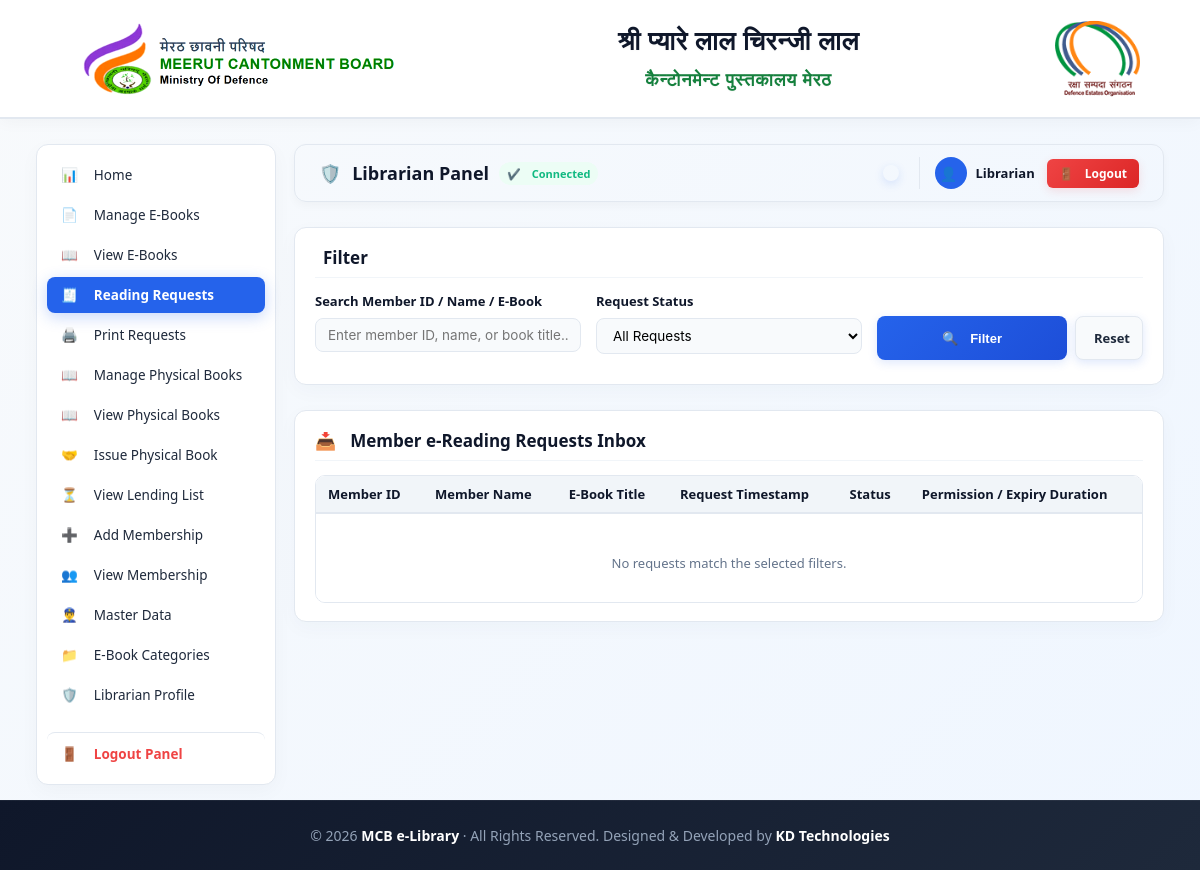
The page /index.php?p_page=2&action=admin&tab=requests (signed in) on the database as committed earlier.
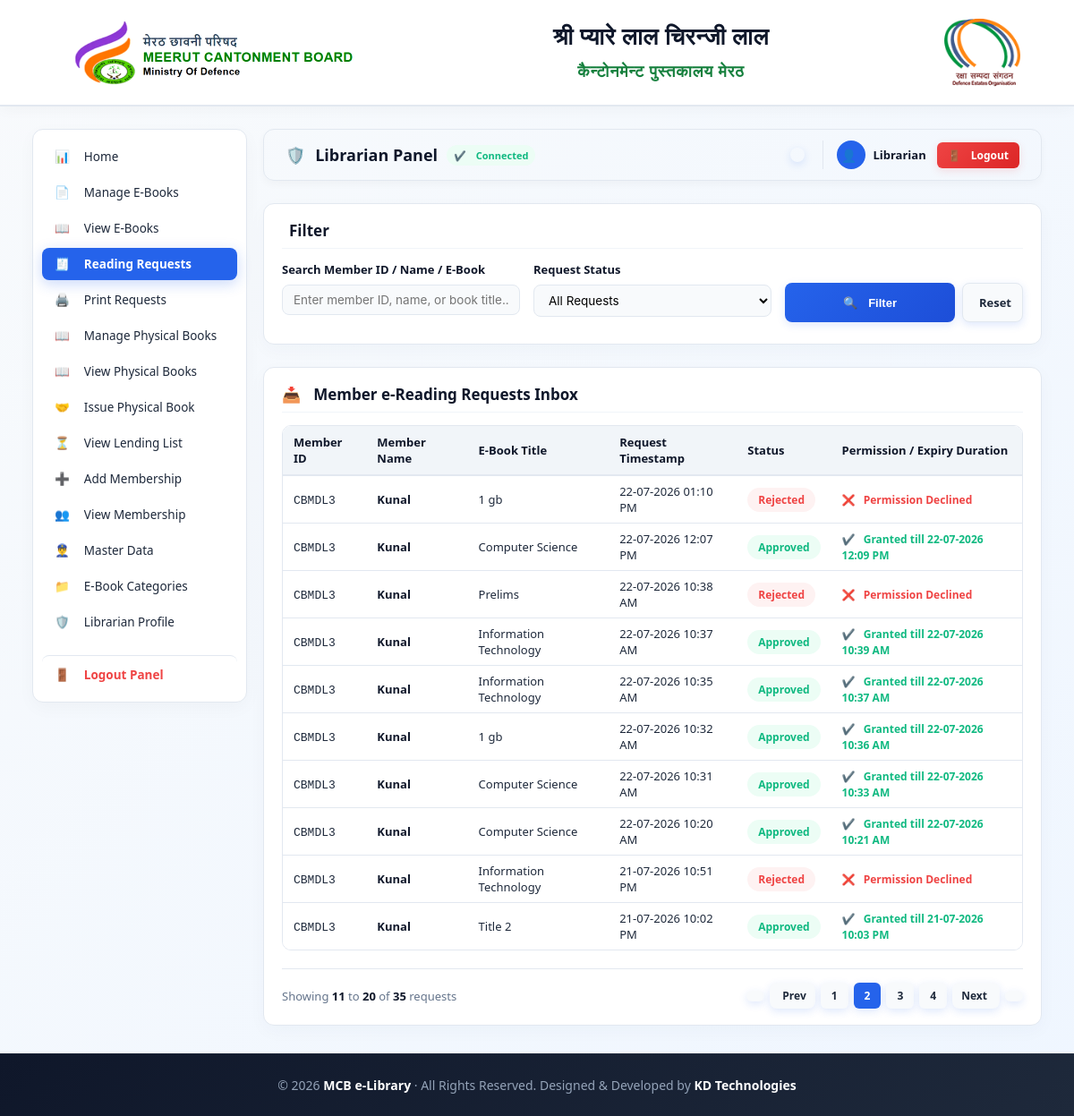
The same page on the database as committed later.
### tables this page shows
CREATE TABLE `reading_requests` (
  `id` int(11) NOT NULL,
  `member_id` int(11) NOT NULL,
  `ebook_id` int(11) NOT NULL,
  `status` enum('Pending','Approved','Rejected','Expired') DEFAULT 'Pending',
  `requested_at` datetime DEFAULT current_timestamp(),
  `approved_at` datetime DEFAULT NULL,
  `expires_at` datetime DEFAULT NULL
);

CREATE TABLE `members` (
  `id` int(11) NOT NULL,
  `membership_id` varchar(30) NOT NULL,
  `name` varchar(150) NOT NULL,
  `gender` enum('Male','Female','Other') DEFAULT 'Male',
  `guardian_name` varchar(150) NOT NULL,
  `mobile` varchar(20) NOT NULL,
  `password` varchar(255) NOT NULL,
  `email` varchar(150) DEFAULT NULL,
  `address` text NOT NULL,
  `aadhar_no` varchar(30) NOT NULL,
  `duration` enum('Yearly','Half Yearly','Quarterly','Monthly','Daily') NOT NULL,
  `shift` enum('Both','Morning','Evening') DEFAULT 'Both',
  `start_date` date NOT NULL,
  `end_date` date NOT NULL,
  `membership_fee` varchar(50) NOT NULL,
  `payment_id` varchar(150) NOT NULL,
  `created_at` timestamp NULL DEFAULT current_timestamp(),
  `is_active` tinyint(1) DEFAULT 1,
  `membership_plan_id` int(11) DEFAULT NULL,
  `approved` tinyint(1) DEFAULT 1
);

CREATE TABLE `ebooks` (
  `id` int(11) NOT NULL,
  `category_id` int(11) NOT NULL,
  `title` varchar(255) NOT NULL,
  `keywords` varchar(500) DEFAULT NULL,
  `pdf_file` varchar(255) NOT NULL,
  `created_at` timestamp NULL DEFAULT current_timestamp()
);

### config.php (called while the page is built, shortened)
<?php
$db = (new App\Core\Database())->connection();
$db->query("CREATE TABLE IF NOT EXISTS membership_plans (
    id INT AUTO_INCREMENT PRIMARY KEY,
    name VARCHAR(100) NOT NULL UNIQUE,
    duration VARCHAR(50) NOT NULL,
    amount DECIMAL(10, 2) NOT NULL
)");
$resPlanCountQuery = $db->query("SELECT COUNT(*) c FROM membership_plans");
function e($v){ return htmlspecialchars((string)$v, ENT_QUOTES, 'UTF-8'); }
?>

### app/views/admin/requests.php (the view, shortened to what the changed rows need)
<?php
$where_sql = '';
$p_limit = 10;
$p_page = max(1, (int)($_GET['p_page'] ?? 1));
$cnt_query_str = "SELECT COUNT(*) c FROM reading_requests r JOIN members m ON m.id = r.member_id JOIN ebooks e ON e.id = r.ebook_id $where_sql";
$total_items = (int)($db->query($cnt_query_str)->fetch_assoc()['c'] ?? 0);
$total_pages = ceil($total_items / $p_limit);
$p_offset = ($p_page - 1) * $p_limit;
$query_str = "SELECT r.*, m.name, m.membership_id, e.title FROM reading_requests r JOIN members m ON m.id = r.member_id JOIN ebooks e ON e.id = r.ebook_id $where_sql ORDER BY r.requested_at DESC LIMIT $p_limit OFFSET $p_offset";
?>
<div class="card">
    <div class="table-responsive">
        <table id="requestsTable">
            <thead>
                <tr>
                    <th>Member ID</th>
                    <th>Member Name</th>
                    <th>E-Book Title</th>
                    <th>Request Timestamp</th>
                    <th>Status</th>
                    <th>Permission / Expiry Duration</th>
                </tr>
            </thead>
            <tbody>
                <?php
                $x = $db->query($query_str);
                if ($x->num_rows === 0) {
                    echo '<tr><td colspan="6" style="text-align:center; padding: 30px; color:var(--text-muted);"><i class="fa-solid fa-circle-info" style="font-size:20px; margin-bottom:10px; display:block; color:var(--primary);"></i> No requests match the selected filters.</td></tr>';
                } else {
                    while($r = $x->fetch_assoc()) {
                        $statusText = $r['status'];
                        $badgeClass = 'badge-orange';
                        if ($r['status'] === 'Approved') $badgeClass = 'badge-green';
                        if ($r['status'] === 'Rejected') $badgeClass = 'badge-red';
                        echo '<tr>';
                        echo '<td><code>' . e($r['membership_id']) . '</code></td>';
                        echo '<td><strong style="color:var(--navy-dark);">' . e($r['name']) . '</strong></td>';
                        echo '<td>' . e($r['title']) . '</td>';
                        echo '<td>' . date('d-m-Y h:i A', strtotime($r['requested_at'])) . '</td>';
                        echo '<td><span class="badge ' . $badgeClass . '">' . $statusText . '</span></td>';
                        echo '<td>';
                        if ($r['status'] === 'Pending') {
                            echo '
                            <div style="display:inline-flex; gap:6px; align-items:center;">
                                 <form method="post" action="?action=approve" style="display:inline-flex; gap:6px; align-items:center; margin:0;">
                                     ' . csrf_input() . '
                                     <input type="hidden" name="request_id" value="' . $r['id'] . '">
                                     <input type="number" name="minutes" min="1" placeholder="Minutes" required style="width:90px; margin:0; padding:8px;">
                                     <button class="btn" style="padding:8px 12px; background:var(--accent-green);"><i class="fa-solid fa-check"></i> Grant Access</button>
                                 </form>
                                 <form method="post" action="?action=reject" style="display:inline-block; margin:0;">
                                     ' . csrf_input() . '
                                     <input type="hidden" name="request_id" value="' . $r['id'] . '">
                                     <button class="btn btn-danger" style="padding:8px 12px;"><i class="fa-solid fa-xmark"></i> Reject</button>
                                 </form>
                            </div>';
                        } elseif ($r['status'] === 'Approved') {
                            echo '<span style="font-size:12px; color:var(--accent-green); font-weight:600;"><i class="fa-solid fa-circle-check"></i> Granted till ' . date('d-m-Y h:i A', strtotime($r['expires_at'])) . '</span>';
                        } else {
                            echo '<span style="font-size:12px; color:var(--accent-red); font-weight:600;"><i class="fa-solid fa-circle-xmark"></i> Permission Declined</span>';
                        }
                        echo '</td>';
                        echo '</tr>';
                    }
                }
                ?>
            </tbody>
        </table>
    </div>
    <?php if ($total_pages > 1): ?>
        <?php
        $qs = $_GET;
        unset($qs['p_page']);
        $qs_str = http_build_query($qs);
        $qs_str = $qs_str ? '&' . $qs_str : '';
        ?>
        <div class="pagination-container" style="display:flex; justify-content:space-between; align-items:center; margin-top:20px; flex-wrap:wrap; gap:15px; border-top:1px solid var(--border-color); padding-top:15px;">
            <div style="font-size:13px; color:var(--text-muted);">
                Showing <strong><?= $p_offset + 1 ?></strong> to <strong><?= min($p_offset + $p_limit, $total_items) ?></strong> of <strong><?= $total_items ?></strong> requests
            </div>
            <div class="pagination" style="display:flex; align-items:center; gap:6px;">
                <?php if ($p_page > 1): ?>
                    <a href="?p_page=1<?= $qs_str ?>" class="btn" style="padding:6px 10px; background:var(--bg-slate); color:var(--text-color); font-size:12px; display:inline-flex; align-items:center;" title="First Page"><i class="fa-solid fa-angles-left"></i></a>
                    <a href="?p_page=<?= $p_page - 1 ?><?= $qs_str ?>" class="btn" style="padding:6px 10px; background:var(--bg-slate); color:var(--text-color); font-size:12px; display:inline-flex; align-items:center; gap:4px;" title="Previous Page"><i class="fa-solid fa-angle-left"></i> Prev</a>
                <?php endif; ?>
                <?php
                $start_p = max(1, $p_page - 2);
                $end_p = min($total_pages, $p_page + 2);
                for($i = $start_p; $i <= $end_p; $i++):
                ?>
                    <?php if ($i == $p_page): ?>
                        <span class="btn" style="padding:6px 12px; background:var(--primary); color:white; font-size:12px; font-weight:700; border-radius:6px;"><?= $i ?></span>
                    <?php else: ?>
                        <a href="?p_page=<?= $i ?><?= $qs_str ?>" class="btn" style="padding:6px 12px; background:var(--bg-slate); color:var(--text-color); font-size:12px; border-radius:6px;"><?= $i ?></a>
                    <?php endif; ?>
                <?php endfor; ?>
                <?php if ($p_page < $total_pages): ?>
                    <a href="?p_page=<?= $p_page + 1 ?><?= $qs_str ?>" class="btn" style="padding:6px 10px; background:var(--bg-slate); color:var(--text-color); font-size:12px; display:inline-flex; align-items:center; gap:4px;" title="Next Page">Next <i class="fa-solid fa-angle-right"></i></a>
                    <a href="?p_page=<?= $total_pages ?><?= $qs_str ?>" class="btn" style="padding:6px 10px; background:var(--bg-slate); color:var(--text-color); font-size:12px; display:inline-flex; align-items:center;" title="Last Page"><i class="fa-solid fa-angles-right"></i></a>
                <?php endif; ?>
            </div>
        </div>
    <?php endif; ?>
</div>

Rows that differ between the two databases and show on the page:
added reading_requests: member.membership_id "CBMDL3", member.name "Kunal", ebook.title "1 gb", requested_at "22-07-2026 01:10 PM", status "Rejected", shows "Permission Declined"
added reading_requests: member.membership_id "CBMDL3", member.name "Kunal", ebook.title "Computer Science", requested_at "22-07-2026 12:07 PM", status "Approved", expires_at "22-07-2026 12:09 PM"
added reading_requests: member.membership_id "CBMDL3", member.name "Kunal", ebook.title "Prelims", requested_at "22-07-2026 10:38 AM", status "Rejected", shows "Permission Declined"
added reading_requests: member.membership_id "CBMDL3", member.name "Kunal", ebook.title "Information Technology", requested_at "22-07-2026 10:37 AM", status "Approved", expires_at "22-07-2026 10:39 AM"
added reading_requests: member.membership_id "CBMDL3", member.name "Kunal", ebook.title "Information Technology", requested_at "22-07-2026 10:35 AM", status "Approved", expires_at "22-07-2026 10:37 AM"
added reading_requests: member.membership_id "CBMDL3", member.name "Kunal", ebook.title "1 gb", requested_at "22-07-2026 10:32 AM", status "Approved", expires_at "22-07-2026 10:36 AM"
added reading_requests: member.membership_id "CBMDL3", member.name "Kunal", ebook.title "Computer Science", requested_at "22-07-2026 10:31 AM", status "Approved", expires_at "22-07-2026 10:33 AM"
added reading_requests: member.membership_id "CBMDL3", member.name "Kunal", ebook.title "Computer Science", requested_at "22-07-2026 10:20 AM", status "Approved", expires_at "22-07-2026 10:21 AM"
added reading_requests: member.membership_id "CBMDL3", member.name "Kunal", ebook.title "Information Technology", requested_at "21-07-2026 10:51 PM", status "Rejected", shows "Permission Declined"
added reading_requests: member.membership_id "CBMDL3", member.name "Kunal", ebook.title "Title 2", requested_at "21-07-2026 10:02 PM", status "Approved", expires_at "21-07-2026 10:03 PM"
Other text that changed with them:
$p_offset + 1: (not shown) → "11"
min($p_offset + $p_limit, $total_items): (not shown) → "20"
$total_items: (not shown) → "35"
text no longer shown: "No requests match the selected filters."
text now shown: "Showing to of requests Prev Next"
new list line: "1"
new list line: "2"
new list line: "3"
new list line: "4"
